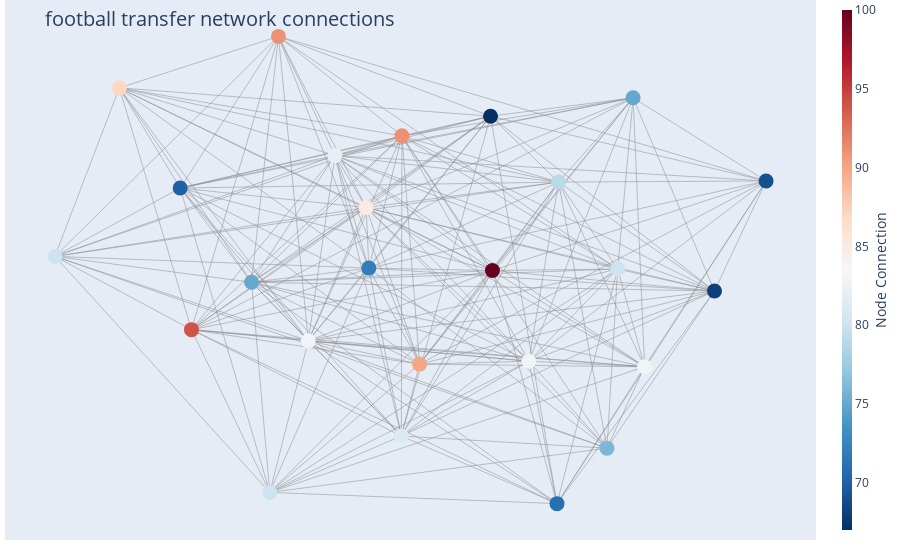

The code cell stored with this chart in its notebook:
### Code cell
draw_plotly_network_graph(Graph_obj= G1, filter = 'yes', filter_nodesbydegree= 25)

### Figure 1 — Plotly figure (JSON) as saved in the notebook; plotly's stock layout.template omitted (floating-point values rounded to 4 significant figures; data arrays with more than 128 entries replaced by an {"elided": "..."} marker saying what was removed)
{"data": [{"hoverinfo": "none", "line": {"color": "#888", "width": 0.5}, "mode": "lines", "type": "scatter", "x": {"elided": "609 float values"}, "y": {"elided": "609 float values"}}, {"hoverinfo": "text", "marker": {"color": [71, 75, 91, 82, 80, 83, 69, 100, 94, 80, 75, 83, 70, 90, 72, 68, 91, 67, 85, 81, 80, 76, 79, 87, 83], "colorbar": {"thickness": 10, "title": {"side": "right", "text": "Node Connection"}, "xanchor": "left"}, "colorscale": [[0, "rgb(103,0,31)"], [0.1, "rgb(178,24,43)"], [0.2, "rgb(214,96,77)"], [0.3, "rgb(244,165,130)"], [0.4, "rgb(253,219,199)"], [0.5, "rgb(247,247,247)"], [0.6, "rgb(209,229,240)"], [0.7, "rgb(146,197,222)"], [0.8, "rgb(67,147,195)"], [0.9, "rgb(33,102,172)"], [1, "rgb(5,48,97)"]], "line": {"width": 0}, "reversescale": true, "showscale": true, "size": 15}, "mode": "markers", "text": ["Manchester United<br /># of connections: 71", "Malaga<br /># of connections: 75", "Palermo<br /># of connections: 91", "AC Milan<br /># of connections: 82", "Arsenal<br /># of connections: 80", "Atletico Madrid<br /># of connections: 83", "Benfica<br /># of connections: 69", "Chelsea<br /># of connections: 100", "Fiorentina<br /># of connections: 94", "Genoa<br /># of connections: 80", "Inter Milan<br /># of connections: 75", "Juventus<br /># of connections: 83", "Lazio<br /># of connections: 70", "Liverpool<br /># of connections: 90", "Napoli<br /># of connections: 72", "Real Madrid<br /># of connections: 68", "Roma<br /># of connections: 91", "Sampdoria<br /># of connections: 67", "Sevilla<br /># of connections: 85", "West Ham<br /># of connections: 81", "Sunderland<br /># of connections: 80", "Tottenham<br /># of connections: 76", "Valencia<br /># of connections: 79", "Udinese<br /># of connections: 87", "Manchester City<br /># of connections: 83"], "type": "scatter", "x": [0.3667, 0.5739, -0.3916, -0.2376, 0.5319, 0.6051, 0.9358, 0.191, -0.6283, -1, -0.4647, -0.3103, -0.6591, -0.007548, -0.1456, 0.7954, -0.0554, 0.1858, -0.1525, -0.05714, -0.4151, 0.5028, 0.3711, -0.8246, 0.2901], "y": [-0.9426, 0.6723, 0.9167, 0.4423, -0.009187, -0.3981, 0.3414, -0.0149, -0.2504, 0.04124, -0.06179, -0.2949, 0.3132, -0.3874, -0.005484, -0.09668, 0.5208, 0.5991, 0.2355, -0.6736, -0.8979, -0.722, 0.337, 0.7118, -0.3761]}], "layout": {"annotations": [{"showarrow": false, "text": "", "xref": "paper", "yref": "paper"}], "hovermode": "closest", "margin": {"b": 20, "l": 5, "r": 5, "t": 0}, "showlegend": false, "title": {"font": {"size": 20}, "text": "<br>football transfer network connections"}, "xaxis": {"showgrid": false, "showticklabels": false, "zeroline": false}, "yaxis": {"showgrid": false, "showticklabels": false, "zeroline": false}}}
